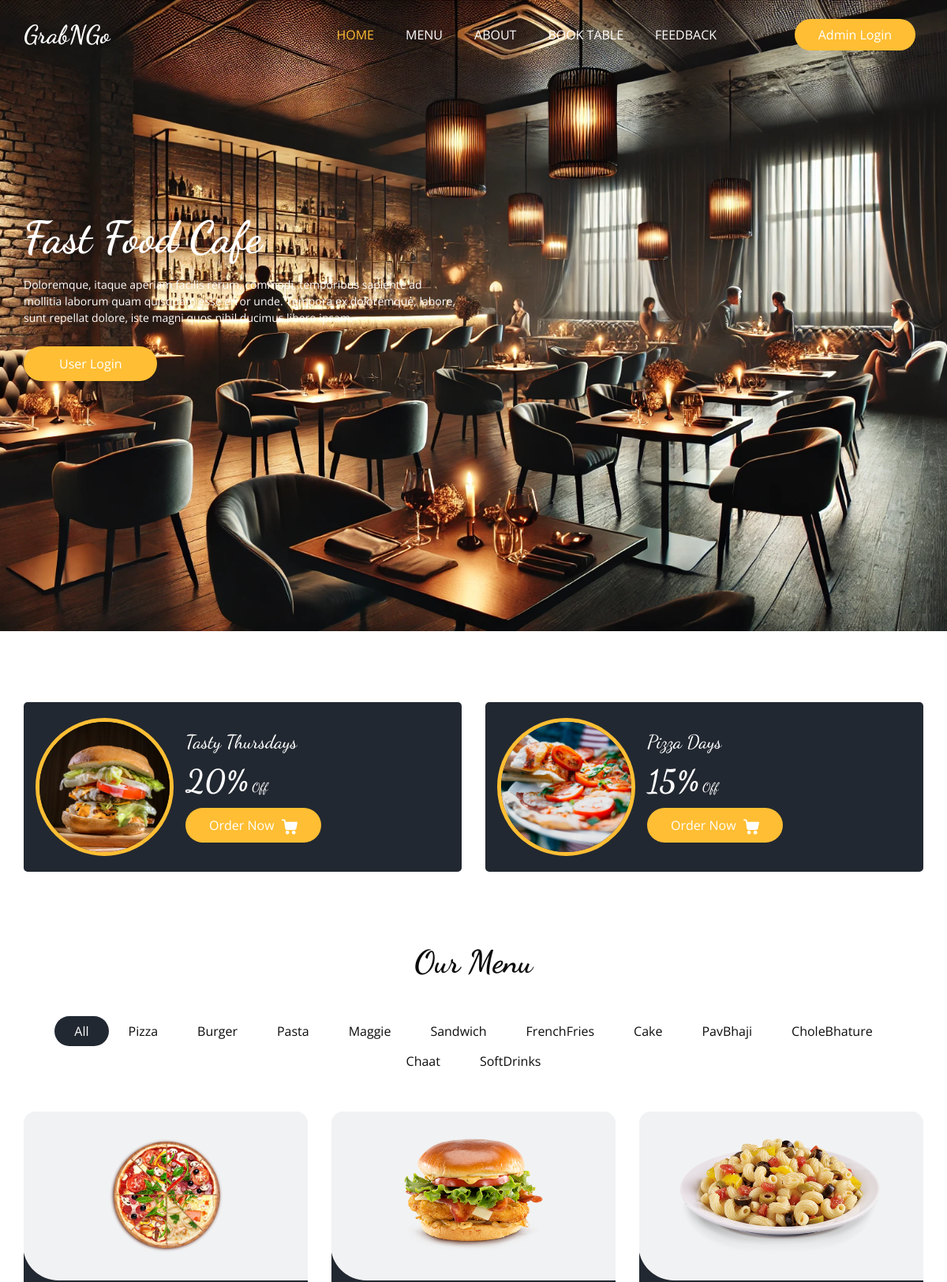
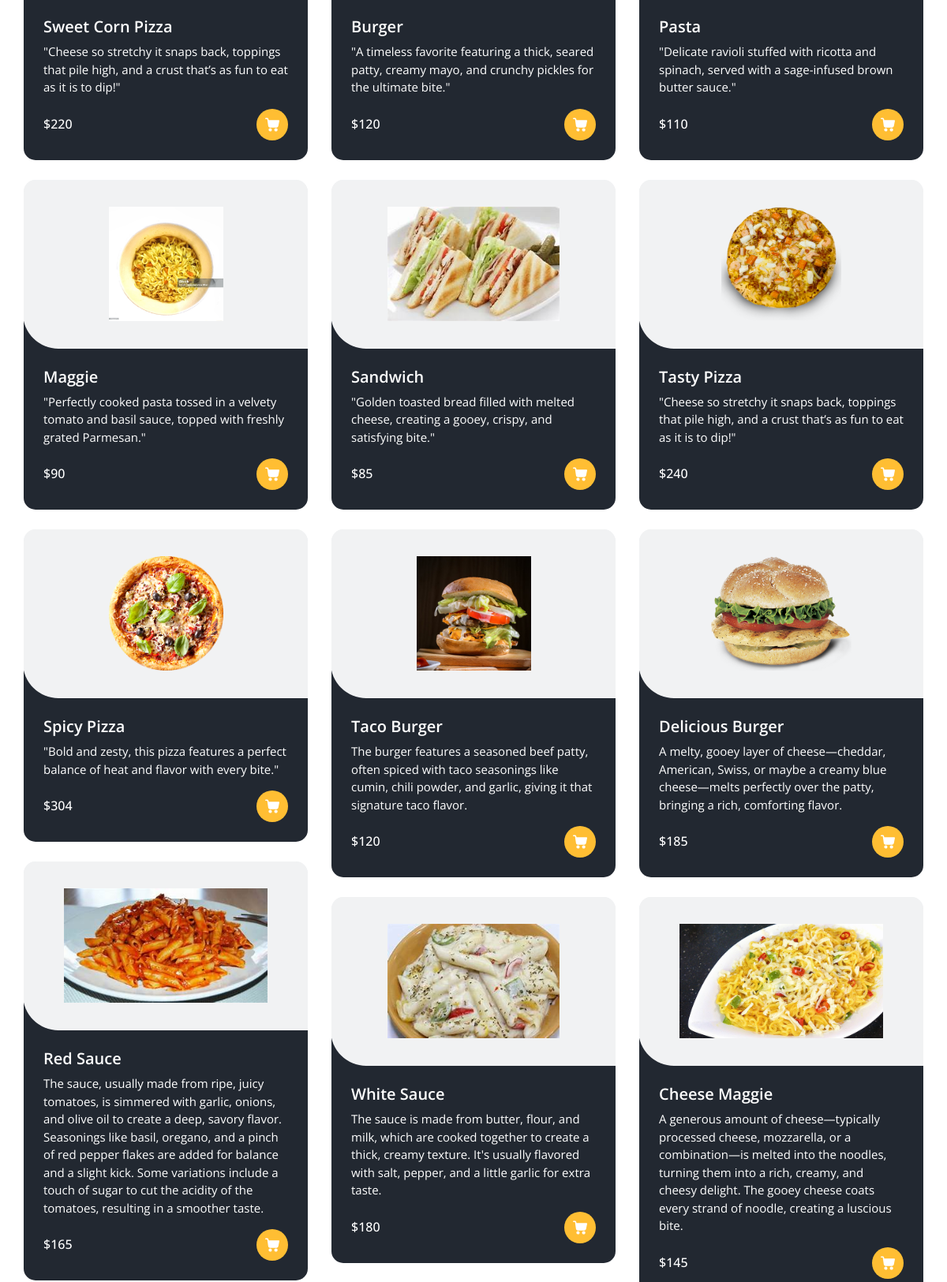
The page / (upper part) on the database its author committed (2 pictures, top to bottom).
### Base_App/models.py (models this page shows, shortened)
class ItemList(models.Model):
    Category_name = models.CharField(max_length=15)
    def __str__(self):
        return self.Category_name

class Items(models.Model):
    Item_name = models.CharField(max_length=40)
    description = models.TextField(blank=False)
    Price = models.IntegerField()
    Category = models.ForeignKey(ItemList, related_name='Name', on_delete=models.CASCADE)
    Image = models.ImageField(upload_to='items/')

### Base_App/views.py (the view)
# urls.py: path('',HomeView,name="Home"),
def HomeView(request):
    items = Items.objects.all()
    list = ItemList.objects.all()
    review = Feedback.objects.all()
    return render(request, 'home.html', {'items': items, 'list': list, 'review': review})

### Template/home.html (shortened to what this page needs)
{% extends "base.html" %}
{% load static %}
{% block slider %}
<div class="login-section">
  {% if user.is_authenticated %}
    <a href="{% url 'dashboard' %}" class="btn btn-primary">Go to Dashboard</a>
  {% else %}
    <a href="{% url 'login' %}" class="btn btn-primary">Login</a>
    <a href="{% url 'signup' %}" class="btn btn-secondary">Sign Up</a>
  {% endif %}
</div>
    <section class="slider_section ">
      <div id="customCarousel1" class="carousel slide" data-ride="carousel">
        <div class="carousel-inner">
          <div class="carousel-item active">
            <div class="container ">
              <div class="row">
                <div class="col-md-7 col-lg-6 ">
                  <div class="detail-box">
                    <h1>
                      Fast Food Cafe
                    </h1>
                    <p>
                      Doloremque, itaque aperiam facilis rerum, commodi, temporibus sapiente ad mollitia laborum quam quisquam esse error unde. Tempora ex doloremque, labore, sunt repellat dolore, iste magni quos nihil ducimus libero ipsam.
                    </p>
                    {% if not user.is_authenticated %}
                    <div class="btn-box">
                      <a href="{% url "login" %}" class="btn1">
                        User Login
                      </a>
                    </div>
                    {% endif %}
                  </div>
                </div>
              </div>
            </div>
          </div>
        </div>
      </div>
    </section>
{% endblock slider %}
{% block main %}
    <section class="offer_section layout_padding-bottom">
      <div class="offer_container">
        <div class="container ">
          <div class="row">
            <div class="col-md-6  ">
              <div class="box ">
                <div class="img-box">
                  <img src="{% static "images/o1.jpg" %}" alt="">
                </div>
                <div class="detail-box">
                  <h5>
                    Tasty Thursdays
                  </h5>
                  <h6>
                    <span>20%</span> Off
                  </h6>
                  <a href="">
                    Order Now
                  </a>
                </div>
              </div>
            </div>
            <div class="col-md-6  ">
              <div class="box ">
                <div class="img-box">
                  <img src="{% static "images/o2.jpg" %}" alt="">
                </div>
                <div class="detail-box">
                  <h5>
                    Pizza Days
                  </h5>
                  <h6>
                    <span>15%</span> Off
                  </h6>
                  <a href="">
                    Order Now
                  </a>
                </div>
              </div>
            </div>
          </div>
        </div>
      </div>
    </section>
    <section class="food_section layout_padding-bottom">
      <div class="container">
      <div class="heading_container heading_center">
          <h2>
          Our Menu
          </h2>
      </div>
      <ul class="filters_menu">
          <li class="active" data-filter="*">All</li>
          {% for i in list %}
          <li data-filter=".{{i.Category_name}}">{{i.Category_name}}</li>
          {% endfor %}
      </ul>
      <div class="filters-content">
          <div class="row grid">
              {% for j in items %}
              <div class="col-sm-6 col-lg-4 all {{j.Category}}">
                  <div class="box">
                  <div>
                      <div class="img-box">
                      <img src="/media/{{j.Image}}" alt="{{j.Image}}">
                      </div>
                      <div class="detail-box">
                      <h5>
                          {{j.Item_name}}
                      </h5>
                      <p>
                          {{j.description}}
                      </p>
                      <div class="options">
                          <h6>
                          ${{j.Price}}
                          </h6>
                          <a href="">
                          </a>
                      </div>
                      </div>
                  </div>
                  </div>
              </div>
              {% endfor %}
          </div>
      </div>
      </div>
  </section>
{% endblock main %}

### Template/base.html (shortened to what this page needs)
<!DOCTYPE html>
<html>
{% load static %}
<link rel="stylesheet" type="text/css" href=" {% static "css/bootstrap.css" %}" />
<link rel="stylesheet" type="text/css"
    href="https://cdnjs.cloudflare.com/ajax/libs/OwlCarousel2/2.3.4/assets/owl.carousel.min.css" />
<link rel="stylesheet" href="https://cdnjs.cloudflare.com/ajax/libs/jquery-nice-select/1.1.0/css/nice-select.min.css"
 />
<link href="{% static "css/font-awesome.min.css" %}" rel="stylesheet" />
<link href="{% static "css/style.css"%}" rel="stylesheet" />
<link href="{% static "css/responsive.css" %}" rel="stylesheet" />
</head>
<body {% block class %}{% endblock class %}>
    <div class="hero_area">
        <div class="bg-box">
            <img src="{% static "images/hero-bg1.webp" %}" alt="">
        </div>
        <header class="header_section">
            <div class="container">
                <nav class="navbar navbar-expand-lg custom_nav-container ">
                    <a class="navbar-brand" href="{% url "Home" %}">
                        <span>
                            GrabNGo
                        </span>
                    </a>
                    <div class="collapse navbar-collapse" id="navbarSupportedContent">
                        <ul class="navbar-nav  mx-auto ">
                            <li class="nav-item active">
                                <a class="nav-link" href="{% url "Home" %}">Home <span class="sr-only">(current)</span></a>
                            </li>
                            <li class="nav-item">
                                <a class="nav-link" href="{% url "Menu" %}">Menu</a>
                            </li>
                            <li class="nav-item">
                                <a class="nav-link" href="{% url "About" %}">About</a>
                            </li>
                            <li class="nav-item">
                                <a class="nav-link" href="{% url "Book_Table" %}">Book Table</a>
                            </li>
                            <li class="nav-item">
                                <a class="nav-link" href="{% url "Feedback_Form" %}">FeedBack</a>
                        </ul>
                        <div class="user_option">
                            <a href="/admin" class="order_online">
                                Admin Login
                            </a>
                        </div>
                    </div>
                </nav>
            </div>
        </header>
        {% block slider %}{% endblock slider %}
    </div>
    {% block main %}{% endblock main %}
</body>
</html>

### Static/css/responsive.css (style rules this page uses)
@media (min-width: 1200px) { .container { max-width: 1170px; } }

### rows shown on the page
ItemList: Category_name "Pizza"
ItemList: Category_name "Burger"
ItemList: Category_name "Pasta"
ItemList: Category_name "Maggie"
ItemList: Category_name "Sandwich"
ItemList: Category_name "FrenchFries"
ItemList: Category_name "Cake"
ItemList: Category_name "PavBhaji"
ItemList: Category_name "CholeBhature"
ItemList: Category_name "Chaat"
ItemList: Category_name "SoftDrinks"
Items: Image (picture), Item_name "Sweet Corn Pizza", description "\"Cheese so stretchy it snaps back, toppings that pile high, and a crust that’s as fun to eat as it is to dip!\"", Price "220"
Items: Image (picture), Item_name "Burger", description "\"A timeless favorite featuring a thick, seared patty, creamy mayo, and crunchy pickles for the ultimate bite.\"", Price "120"
Items: Image (picture), Item_name "Pasta", description "\"Delicate ravioli stuffed with ricotta and spinach, served with a sage-infused brown butter sauce.\"", Price "110"
Items: Image (picture), Item_name "Maggie", description "\"Perfectly cooked pasta tossed in a velvety tomato and basil sauce, topped with freshly grated Parmesan.\"", Price "90"
Items: Image (picture), Item_name "Sandwich", description "\"Golden toasted bread filled with melted cheese, creating a gooey, crispy, and satisfying bite.\"", Price "85"
Items: Image (picture), Item_name "Tasty Pizza", description "\"Cheese so stretchy it snaps back, toppings that pile high, and a crust that’s as fun to eat as it is to dip!\"", Price "240"
Items: Image (picture), Item_name "Spicy Pizza", description "\"Bold and zesty, this pizza features a perfect balance of heat and flavor with every bite.\"", Price "304"
Items: Image (picture), Item_name "Taco Burger", description "The burger features a seasoned beef patty, often spiced with taco seasonings like cumin, chili powder, and garlic, giving it that signature taco flavor.", Price "120"
Items: Image (picture), Item_name "Delicious Burger", description "A melty, gooey layer of cheese—cheddar, American, Swiss, or maybe a creamy blue cheese—melts perfectly over the patty, bringing a rich, comforting flavor.", Price "185"
Items: Image (picture), Item_name "Red Sauce", description "The sauce, usually made from ripe, juicy tomatoes, is simmered with garlic, onions, and olive oil to create a deep, savory flavor. Seasonings like basil, oregano, and a pinch of red pepper flakes are added for balance and a slight kick. Some variations include a touch of sugar to cut the acidity of the tomatoes, resulting in a smoother taste.", Price "165"
Items: Image (picture), Item_name "White Sauce", description "The sauce is made from butter, flour, and milk, which are cooked together to create a thick, creamy texture. It's usually flavored with salt, pepper, and a little garlic for extra taste.", Price "180"
Items: Image (picture), Item_name "Cheese Maggie", description "A generous amount of cheese—typically processed cheese, mozzarella, or a combination—is melted into the noodles, turning them into a rich, creamy, and cheesy delight. The gooey cheese coats every strand of noodle, creating a luscious bite.", Price "145"
